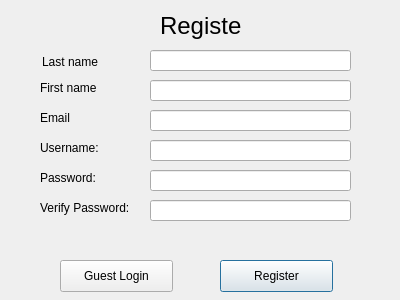
<?xml version="1.0" encoding="UTF-8"?>
<ui version="4.0">
 <class>Register</class>
 <widget class="QDialog" name="Register">
  <property name="geometry">
   <rect>
    <x>0</x>
    <y>0</y>
    <width>400</width>
    <height>300</height>
   </rect>
  </property>
  <property name="windowTitle">
   <string>Dialog</string>
  </property>
  <widget class="QLabel" name="register_registerLabel">
   <property name="geometry">
    <rect>
     <x>160</x>
     <y>10</y>
     <width>81</width>
     <height>31</height>
    </rect>
   </property>
   <property name="font">
    <font>
     <pointsize>18</pointsize>
    </font>
   </property>
   <property name="text">
    <string>Register</string>
   </property>
  </widget>
  <widget class="QLabel" name="register_fnameLabel">
   <property name="geometry">
    <rect>
     <x>40</x>
     <y>80</y>
     <width>64</width>
     <height>16</height>
    </rect>
   </property>
   <property name="text">
    <string>First name</string>
   </property>
  </widget>
  <widget class="QLineEdit" name="register_fnameLineEdit">
   <property name="geometry">
    <rect>
     <x>150</x>
     <y>80</y>
     <width>201</width>
     <height>21</height>
    </rect>
   </property>
  </widget>
  <widget class="QLabel" name="register_lnameLabel">
   <property name="geometry">
    <rect>
     <x>42</x>
     <y>54</y>
     <width>63</width>
     <height>16</height>
    </rect>
   </property>
   <property name="text">
    <string>Last name</string>
   </property>
  </widget>
  <widget class="QLineEdit" name="register_lnameLineEdit">
   <property name="geometry">
    <rect>
     <x>150</x>
     <y>50</y>
     <width>201</width>
     <height>21</height>
    </rect>
   </property>
  </widget>
  <widget class="QLabel" name="register_emailLabel">
   <property name="geometry">
    <rect>
     <x>40</x>
     <y>110</y>
     <width>33</width>
     <height>16</height>
    </rect>
   </property>
   <property name="text">
    <string>Email</string>
   </property>
  </widget>
  <widget class="QLineEdit" name="register_emailLineEdit">
   <property name="geometry">
    <rect>
     <x>150</x>
     <y>110</y>
     <width>201</width>
     <height>21</height>
    </rect>
   </property>
  </widget>
  <widget class="QLabel" name="register_pwdLabel">
   <property name="geometry">
    <rect>
     <x>40</x>
     <y>170</y>
     <width>71</width>
     <height>16</height>
    </rect>
   </property>
   <property name="text">
    <string>Password:</string>
   </property>
  </widget>
  <widget class="QLineEdit" name="register_pwdLineEdit">
   <property name="geometry">
    <rect>
     <x>150</x>
     <y>170</y>
     <width>201</width>
     <height>21</height>
    </rect>
   </property>
   <property name="echoMode">
    <enum>QLineEdit::Password</enum>
   </property>
  </widget>
  <widget class="QLabel" name="register_verifypwdLabel">
   <property name="geometry">
    <rect>
     <x>40</x>
     <y>200</y>
     <width>111</width>
     <height>16</height>
    </rect>
   </property>
   <property name="text">
    <string>Verify Password:</string>
   </property>
  </widget>
  <widget class="QLineEdit" name="register_verifypwdLineEdit">
   <property name="geometry">
    <rect>
     <x>150</x>
     <y>200</y>
     <width>201</width>
     <height>21</height>
    </rect>
   </property>
   <property name="echoMode">
    <enum>QLineEdit::Password</enum>
   </property>
  </widget>
  <widget class="QPushButton" name="register_registerPushButton">
   <property name="geometry">
    <rect>
     <x>220</x>
     <y>260</y>
     <width>113</width>
     <height>32</height>
    </rect>
   </property>
   <property name="text">
    <string>Register</string>
   </property>
  </widget>
  <widget class="QPushButton" name="register_guestPushButton">
   <property name="geometry">
    <rect>
     <x>60</x>
     <y>260</y>
     <width>113</width>
     <height>32</height>
    </rect>
   </property>
   <property name="text">
    <string>Guest Login</string>
   </property>
  </widget>
  <widget class="QLabel" name="register_usernameLabel">
   <property name="geometry">
    <rect>
     <x>40</x>
     <y>140</y>
     <width>71</width>
     <height>16</height>
    </rect>
   </property>
   <property name="text">
    <string>Username:</string>
   </property>
  </widget>
  <widget class="QLineEdit" name="register_usernameLineEdit">
   <property name="geometry">
    <rect>
     <x>150</x>
     <y>140</y>
     <width>201</width>
     <height>21</height>
    </rect>
   </property>
  </widget>
 </widget>
 <resources/>
 <connections/>
</ui>
